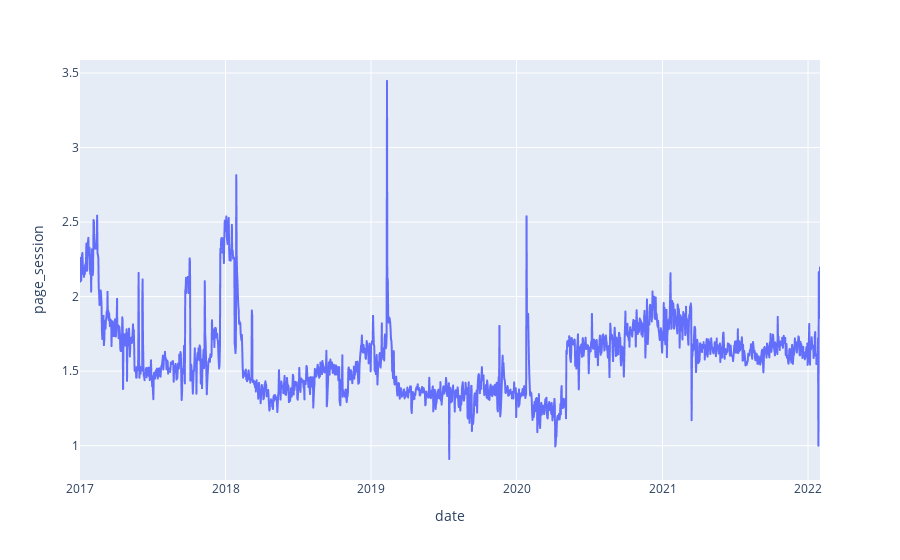

The cell this chart's notebook holds for it:
### Markdown cell above
**C.** Visualize this new metric using a line chart for each site. (You will have 3 separate graphs)

### Code cell
# combined_site graph
combined_site_graph=px.line(combined_site, x='date',y='page_session')
combined_site_graph

### Figure 1 — Plotly figure (JSON) as saved in the notebook; plotly's stock layout.template omitted (floating-point values rounded to 4 significant figures; data arrays with more than 128 entries replaced by an {"elided": "..."} marker saying what was removed)
{"data": [{"hovertemplate": "date=%{x}<br>page_session=%{y}<extra></extra>", "legendgroup": "", "line": {"color": "#636efa", "dash": "solid"}, "marker": {"symbol": "circle"}, "mode": "lines", "name": "", "showlegend": false, "type": "scattergl", "x": {"elided": "1857 str values"}, "xaxis": "x", "y": {"elided": "1857 float values"}, "yaxis": "y"}], "layout": {"autosize": true, "legend": {"tracegroupgap": 0}, "margin": {"t": 60}, "xaxis": {"anchor": "y", "autorange": true, "domain": [0, 1], "range": ["2017-01-01", "2022-01-31"], "title": {"text": "date"}, "type": "date"}, "yaxis": {"anchor": "x", "autorange": true, "domain": [0, 1], "range": [0.7698, 3.587], "title": {"text": "page_session"}, "type": "linear"}}}
